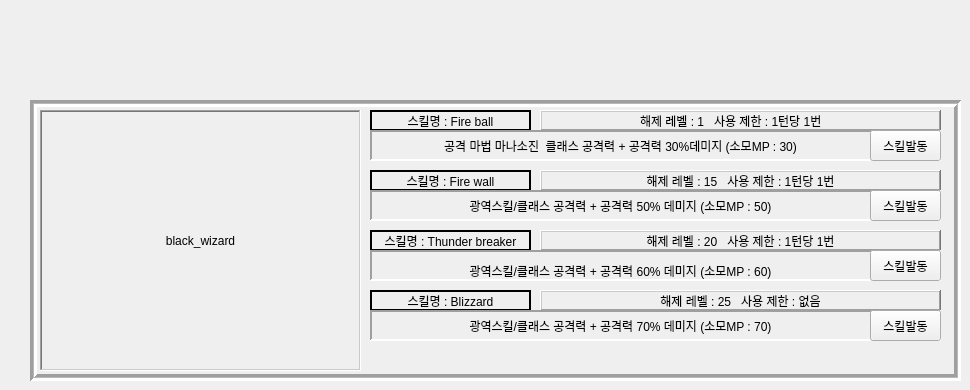
    <widget class="QWidget" name="page_7">
     <widget class="QFrame" name="frame_12">
      <property name="geometry">
       <rect>
        <x>30</x>
        <y>100</y>
        <width>931</width>
        <height>281</height>
       </rect>
      </property>
      <property name="frameShape">
       <enum>QFrame::Box</enum>
      </property>
      <property name="frameShadow">
       <enum>QFrame::Sunken</enum>
      </property>
      <property name="lineWidth">
       <number>3</number>
      </property>
      <property name="midLineWidth">
       <number>1</number>
      </property>
      <widget class="QFrame" name="lb_frame_6">
       <property name="geometry">
        <rect>
         <x>10</x>
         <y>10</y>
         <width>321</width>
         <height>261</height>
        </rect>
       </property>
       <property name="frameShape">
        <enum>QFrame::WinPanel</enum>
       </property>
       <property name="frameShadow">
        <enum>QFrame::Sunken</enum>
       </property>
       <property name="lineWidth">
        <number>2</number>
       </property>
       <property name="midLineWidth">
        <number>1</number>
       </property>
       <widget class="QLabel" name="gif_4">
        <property name="geometry">
         <rect>
          <x>10</x>
          <y>10</y>
          <width>301</width>
          <height>241</height>
         </rect>
        </property>
        <property name="text">
         <string>black_wizard</string>
        </property>
        <property name="alignment">
         <set>Qt::AlignCenter</set>
        </property>
       </widget>
      </widget>
      <widget class="QFrame" name="frame_1_37">
       <property name="geometry">
        <rect>
         <x>340</x>
         <y>10</y>
         <width>161</width>
         <height>21</height>
        </rect>
       </property>
       <property name="frameShape">
        <enum>QFrame::WinPanel</enum>
       </property>
       <property name="frameShadow">
        <enum>QFrame::Plain</enum>
       </property>
       <widget class="QLabel" name="skill_name_14">
        <property name="geometry">
         <rect>
          <x>0</x>
          <y>0</y>
          <width>161</width>
          <height>21</height>
         </rect>
        </property>
        <property name="text">
         <string>스킬명 : Fire ball</string>
        </property>
        <property name="alignment">
         <set>Qt::AlignCenter</set>
        </property>
       </widget>
      </widget>
      <widget class="QFrame" name="frame_1_38">
       <property name="geometry">
        <rect>
         <x>510</x>
         <y>10</y>
         <width>401</width>
         <height>21</height>
        </rect>
       </property>
       <property name="frameShape">
        <enum>QFrame::WinPanel</enum>
       </property>
       <property name="frameShadow">
        <enum>QFrame::Raised</enum>
       </property>
       <property name="lineWidth">
        <number>1</number>
       </property>
       <widget class="QLabel" name="skill_info_14">
        <property name="geometry">
         <rect>
          <x>100</x>
          <y>0</y>
          <width>401</width>
          <height>21</height>
         </rect>
        </property>
        <property name="text">
         <string>해제 레벨 : 1   사용 제한 : 1턴당 1번</string>
        </property>
        <property name="alignment">
         <set>Qt::AlignJustify|Qt::AlignVCenter</set>
        </property>
       </widget>
      </widget>
      <widget class="QFrame" name="frame_1_39">
       <property name="geometry">
        <rect>
         <x>340</x>
         <y>30</y>
         <width>571</width>
         <height>31</height>
        </rect>
       </property>
       <property name="frameShape">
        <enum>QFrame::Panel</enum>
       </property>
       <property name="frameShadow">
        <enum>QFrame::Sunken</enum>
       </property>
       <property name="lineWidth">
        <number>2</number>
       </property>
       <property name="midLineWidth">
        <number>3</number>
       </property>
       <widget class="QPushButton" name="skill_btn_wizard_black_fire_ball">
        <property name="geometry">
         <rect>
          <x>500</x>
          <y>0</y>
          <width>71</width>
          <height>31</height>
         </rect>
        </property>
        <property name="text">
         <string>스킬발동</string>
        </property>
       </widget>
       <widget class="QLabel" name="skill_info_1_13">
        <property name="geometry">
         <rect>
          <x>10</x>
          <y>5</y>
          <width>481</width>
          <height>21</height>
         </rect>
        </property>
        <property name="text">
         <string>공격 마법 마나소진  클래스 공격력 + 공격력 30%데미지 (소모MP : 30)</string>
        </property>
        <property name="alignment">
         <set>Qt::AlignCenter</set>
        </property>
       </widget>
      </widget>
      <widget class="QFrame" name="frame_1_40">
       <property name="geometry">
        <rect>
         <x>340</x>
         <y>70</y>
         <width>161</width>
         <height>21</height>
        </rect>
       </property>
       <property name="frameShape">
        <enum>QFrame::WinPanel</enum>
       </property>
       <property name="frameShadow">
        <enum>QFrame::Plain</enum>
       </property>
       <widget class="QLabel" name="skill_name_15">
        <property name="geometry">
         <rect>
          <x>0</x>
          <y>0</y>
          <width>161</width>
          <height>21</height>
         </rect>
        </property>
        <property name="text">
         <string>스킬명 : Fire wall</string>
        </property>
        <property name="alignment">
         <set>Qt::AlignCenter</set>
        </property>
       </widget>
      </widget>
      <widget class="QFrame" name="frame_1_41">
       <property name="geometry">
        <rect>
         <x>340</x>
         <y>130</y>
         <width>161</width>
         <height>21</height>
        </rect>
       </property>
       <property name="frameShape">
        <enum>QFrame::WinPanel</enum>
       </property>
       <property name="frameShadow">
        <enum>QFrame::Plain</enum>
       </property>
       <widget class="QLabel" name="skill_name_16">
        <property name="geometry">
         <rect>
          <x>0</x>
          <y>0</y>
          <width>161</width>
          <height>21</height>
         </rect>
        </property>
        <property name="text">
         <string>스킬명 : Thunder breaker</string>
        </property>
        <property name="alignment">
         <set>Qt::AlignCenter</set>
        </property>
       </widget>
      </widget>
      <widget class="QFrame" name="frame_1_42">
       <property name="geometry">
        <rect>
         <x>510</x>
         <y>70</y>
         <width>401</width>
         <height>21</height>
        </rect>
       </property>
       <property name="frameShape">
        <enum>QFrame::WinPanel</enum>
       </property>
       <property name="frameShadow">
        <enum>QFrame::Raised</enum>
       </property>
       <property name="lineWidth">
        <number>1</number>
       </property>
       <widget class="QLabel" name="skill_info_15">
        <property name="geometry">
         <rect>
          <x>0</x>
          <y>0</y>
          <width>401</width>
          <height>21</height>
         </rect>
        </property>
        <property name="text">
         <string>해제 레벨 : 15   사용 제한 : 1턴당 1번</string>
        </property>
        <property name="alignment">
         <set>Qt::AlignCenter</set>
        </property>
       </widget>
      </widget>
      <widget class="QFrame" name="frame_1_43">
       <property name="geometry">
        <rect>
         <x>510</x>
         <y>130</y>
         <width>401</width>
         <height>21</height>
        </rect>
       </property>
       <property name="frameShape">
        <enum>QFrame::WinPanel</enum>
       </property>
       <property name="frameShadow">
        <enum>QFrame::Raised</enum>
       </property>
       <property name="lineWidth">
        <number>1</number>
       </property>
       <widget class="QLabel" name="skill_info_16">
        <property name="geometry">
         <rect>
          <x>0</x>
          <y>0</y>
          <width>401</width>
          <height>21</height>
         </rect>
        </property>
        <property name="text">
         <string>해제 레벨 : 20   사용 제한 : 1턴당 1번</string>
        </property>
        <property name="alignment">
         <set>Qt::AlignCenter</set>
        </property>
       </widget>
      </widget>
      <widget class="QFrame" name="frame_1_44">
       <property name="geometry">
        <rect>
         <x>340</x>
         <y>90</y>
         <width>571</width>
         <height>31</height>
        </rect>
       </property>
       <property name="frameShape">
        <enum>QFrame::Panel</enum>
       </property>
       <property name="frameShadow">
        <enum>QFrame::Sunken</enum>
       </property>
       <property name="lineWidth">
        <number>2</number>
       </property>
       <property name="midLineWidth">
        <number>3</number>
       </property>
       <widget class="QPushButton" name="skill_btn_wizard_black_fire_wall">
        <property name="geometry">
         <rect>
          <x>500</x>
          <y>0</y>
          <width>71</width>
          <height>31</height>
         </rect>
        </property>
        <property name="text">
         <string>스킬발동</string>
        </property>
       </widget>
       <widget class="QLabel" name="skill_info_1_14">
        <property name="geometry">
         <rect>
          <x>10</x>
          <y>5</y>
          <width>481</width>
          <height>21</height>
         </rect>
        </property>
        <property name="text">
         <string>광역스킬/클래스 공격력 + 공격력 50% 데미지 (소모MP : 50)</string>
        </property>
        <property name="alignment">
         <set>Qt::AlignCenter</set>
        </property>
       </widget>
      </widget>
      <widget class="QFrame" name="frame_1_45">
       <property name="geometry">
        <rect>
         <x>340</x>
         <y>150</y>
         <width>571</width>
         <height>31</height>
        </rect>
       </property>
       <property name="frameShape">
        <enum>QFrame::Panel</enum>
       </property>
       <property name="frameShadow">
        <enum>QFrame::Sunken</enum>
       </property>
       <property name="lineWidth">
        <number>2</number>
       </property>
       <property name="midLineWidth">
        <number>3</number>
       </property>
       <widget class="QPushButton" name="skill_btn_wizard_black_thunder_breaker">
        <property name="geometry">
         <rect>
          <x>500</x>
          <y>0</y>
          <width>71</width>
          <height>31</height>
         </rect>
        </property>
        <property name="text">
         <string>스킬발동</string>
        </property>
       </widget>
       <widget class="QLabel" name="skill_info_1_15">
        <property name="geometry">
         <rect>
          <x>10</x>
          <y>10</y>
          <width>481</width>
          <height>21</height>
         </rect>
        </property>
        <property name="text">
         <string>광역스킬/클래스 공격력 + 공격력 60% 데미지 (소모MP : 60)</string>
        </property>
        <property name="alignment">
         <set>Qt::AlignCenter</set>
        </property>
       </widget>
      </widget>
      <widget class="QFrame" name="frame_1_48">
       <property name="geometry">
        <rect>
         <x>340</x>
         <y>190</y>
         <width>161</width>
         <height>21</height>
        </rect>
       </property>
       <property name="frameShape">
        <enum>QFrame::WinPanel</enum>
       </property>
       <property name="frameShadow">
        <enum>QFrame::Plain</enum>
       </property>
       <widget class="QLabel" name="skill_name_17">
        <property name="geometry">
         <rect>
          <x>0</x>
          <y>0</y>
          <width>161</width>
          <height>21</height>
         </rect>
        </property>
        <property name="text">
         <string>스킬명 : Blizzard</string>
        </property>
        <property name="alignment">
         <set>Qt::AlignCenter</set>
        </property>
       </widget>
      </widget>
      <widget class="QFrame" name="frame_1_46">
       <property name="geometry">
        <rect>
         <x>510</x>
         <y>190</y>
         <width>401</width>
         <height>21</height>
        </rect>
       </property>
       <property name="frameShape">
        <enum>QFrame::WinPanel</enum>
       </property>
       <property name="frameShadow">
        <enum>QFrame::Raised</enum>
       </property>
       <property name="lineWidth">
        <number>1</number>
       </property>
       <widget class="QLabel" name="skill_info_17">
        <property name="geometry">
         <rect>
          <x>0</x>
          <y>0</y>
          <width>401</width>
          <height>21</height>
         </rect>
        </property>
        <property name="text">
         <string>해제 레벨 : 25   사용 제한 : 없음</string>
        </property>
        <property name="alignment">
         <set>Qt::AlignCenter</set>
        </property>
       </widget>
      </widget>
      <widget class="QFrame" name="frame_1_47">
       <property name="geometry">
        <rect>
         <x>340</x>
         <y>210</y>
         <width>571</width>
         <height>31</height>
        </rect>
       </property>
       <property name="frameShape">
        <enum>QFrame::Panel</enum>
       </property>
       <property name="frameShadow">
        <enum>QFrame::Sunken</enum>
       </property>
       <property name="lineWidth">
        <number>2</number>
       </property>
       <property name="midLineWidth">
        <number>3</number>
       </property>
       <widget class="QPushButton" name="skill_btn_wizard_black_blizzard">
        <property name="geometry">
         <rect>
          <x>500</x>
          <y>0</y>
          <width>71</width>
          <height>31</height>
         </rect>
        </property>
        <property name="text">
         <string>스킬발동</string>
        </property>
       </widget>
       <widget class="QLabel" name="skill_info_1_16">
        <property name="geometry">
         <rect>
          <x>10</x>
          <y>5</y>
          <width>481</width>
          <height>21</height>
         </rect>
        </property>
        <property name="text">
         <string>광역스킬/클래스 공격력 + 공격력 70% 데미지 (소모MP : 70)</string>
        </property>
        <property name="alignment">
         <set>Qt::AlignCenter</set>
        </property>
       </widget>
      </widget>
      <widget class="QLabel" name="label_200">
       <property name="geometry">
        <rect>
         <x>420</x>
         <y>230</y>
         <width>41</width>
         <height>41</height>
        </rect>
       </property>
       <property name="text">
        <string/>
       </property>
       <property name="pixmap">
        <pixmap>../../../../Downloads/Map_tile_134.png</pixmap>
       </property>
       <property name="scaledContents">
        <bool>true</bool>
       </property>
      </widget>
      <widget class="QLabel" name="label_194">
       <property name="geometry">
        <rect>
         <x>340</x>
         <y>230</y>
         <width>41</width>
         <height>41</height>
        </rect>
       </property>
       <property name="text">
        <string/>
       </property>
       <property name="pixmap">
        <pixmap>../../../../Downloads/Map_tile_134.png</pixmap>
       </property>
       <property name="scaledContents">
        <bool>true</bool>
       </property>
      </widget>
      <widget class="QLabel" name="label_197">
       <property name="geometry">
        <rect>
         <x>820</x>
         <y>230</y>
         <width>41</width>
         <height>41</height>
        </rect>
       </property>
       <property name="text">
        <string/>
       </property>
       <property name="pixmap">
        <pixmap>../../../../Downloads/Map_tile_134.png</pixmap>
       </property>
       <property name="scaledContents">
        <bool>true</bool>
       </property>
      </widget>
      <widget class="QLabel" name="label_196">
       <property name="geometry">
        <rect>
         <x>620</x>
         <y>230</y>
         <width>41</width>
         <height>41</height>
        </rect>
       </property>
       <property name="text">
        <string/>
       </property>
       <property name="pixmap">
        <pixmap>../../../../Downloads/Map_tile_134.png</pixmap>
       </property>
       <property name="scaledContents">
        <bool>true</bool>
       </property>
      </widget>
      <widget class="QLabel" name="label_198">
       <property name="geometry">
        <rect>
         <x>460</x>
         <y>230</y>
         <width>41</width>
         <height>41</height>
        </rect>
       </property>
       <property name="text">
        <string/>
       </property>
       <property name="pixmap">
        <pixmap>../../../../Downloads/Map_tile_134.png</pixmap>
       </property>
       <property name="scaledContents">
        <bool>true</bool>
       </property>
      </widget>
      <widget class="QLabel" name="label_143">
       <property name="geometry">
        <rect>
         <x>540</x>
         <y>230</y>
         <width>41</width>
         <height>41</height>
        </rect>
       </property>
       <property name="text">
        <string/>
       </property>
       <property name="pixmap">
        <pixmap>../../../../Downloads/Map_tile_134.png</pixmap>
       </property>
       <property name="scaledContents">
        <bool>true</bool>
       </property>
      </widget>
      <widget class="QLabel" name="label_192">
       <property name="geometry">
        <rect>
         <x>660</x>
         <y>230</y>
         <width>41</width>
         <height>41</height>
        </rect>
       </property>
       <property name="text">
        <string/>
       </property>
       <property name="pixmap">
        <pixmap>../../../../Downloads/Map_tile_134.png</pixmap>
       </property>
       <property name="scaledContents">
        <bool>true</bool>
       </property>
      </widget>
      <widget class="QLabel" name="label_191">
       <property name="geometry">
        <rect>
         <x>380</x>
         <y>230</y>
         <width>41</width>
         <height>41</height>
        </rect>
       </property>
       <property name="text">
        <string/>
       </property>
       <property name="pixmap">
        <pixmap>../../../../Downloads/Map_tile_134.png</pixmap>
       </property>
       <property name="scaledContents">
        <bool>true</bool>
       </property>
      </widget>
      <widget class="QLabel" name="label_193">
       <property name="geometry">
        <rect>
         <x>780</x>
         <y>230</y>
         <width>41</width>
         <height>41</height>
        </rect>
       </property>
       <property name="text">
        <string/>
       </property>
       <property name="pixmap">
        <pixmap>../../../../Downloads/Map_tile_134.png</pixmap>
       </property>
       <property name="scaledContents">
        <bool>true</bool>
       </property>
      </widget>
      <widget class="QLabel" name="label_199">
       <property name="geometry">
        <rect>
         <x>700</x>
         <y>230</y>
         <width>41</width>
         <height>41</height>
        </rect>
       </property>
       <property name="text">
        <string/>
       </property>
       <property name="pixmap">
        <pixmap>../../../../Downloads/Map_tile_134.png</pixmap>
       </property>
       <property name="scaledContents">
        <bool>true</bool>
       </property>
      </widget>
      <widget class="QLabel" name="label_195">
       <property name="geometry">
        <rect>
         <x>500</x>
         <y>230</y>
         <width>41</width>
         <height>41</height>
        </rect>
       </property>
       <property name="text">
        <string/>
       </property>
       <property name="pixmap">
        <pixmap>../../../../Downloads/Map_tile_134.png</pixmap>
       </property>
       <property name="scaledContents">
        <bool>true</bool>
       </property>
      </widget>
      <widget class="QLabel" name="label_190">
       <property name="geometry">
        <rect>
         <x>740</x>
         <y>230</y>
         <width>41</width>
         <height>41</height>
        </rect>
       </property>
       <property name="text">
        <string/>
       </property>
       <property name="pixmap">
        <pixmap>../../../../Downloads/Map_tile_134.png</pixmap>
       </property>
       <property name="scaledContents">
        <bool>true</bool>
       </property>
      </widget>
      <widget class="QLabel" name="label_142">
       <property name="geometry">
        <rect>
         <x>580</x>
         <y>230</y>
         <width>41</width>
         <height>41</height>
        </rect>
       </property>
       <property name="text">
        <string/>
       </property>
       <property name="pixmap">
        <pixmap>../../../../Downloads/Map_tile_134.png</pixmap>
       </property>
       <property name="scaledContents">
        <bool>true</bool>
       </property>
      </widget>
      <widget class="QLabel" name="label_201">
       <property name="geometry">
        <rect>
         <x>860</x>
         <y>230</y>
         <width>41</width>
         <height>41</height>
        </rect>
       </property>
       <property name="text">
        <string/>
       </property>
       <property name="pixmap">
        <pixmap>../../../../Downloads/Map_tile_134.png</pixmap>
       </property>
       <property name="scaledContents">
        <bool>true</bool>
       </property>
      </widget>
     </widget>
    </widget>
